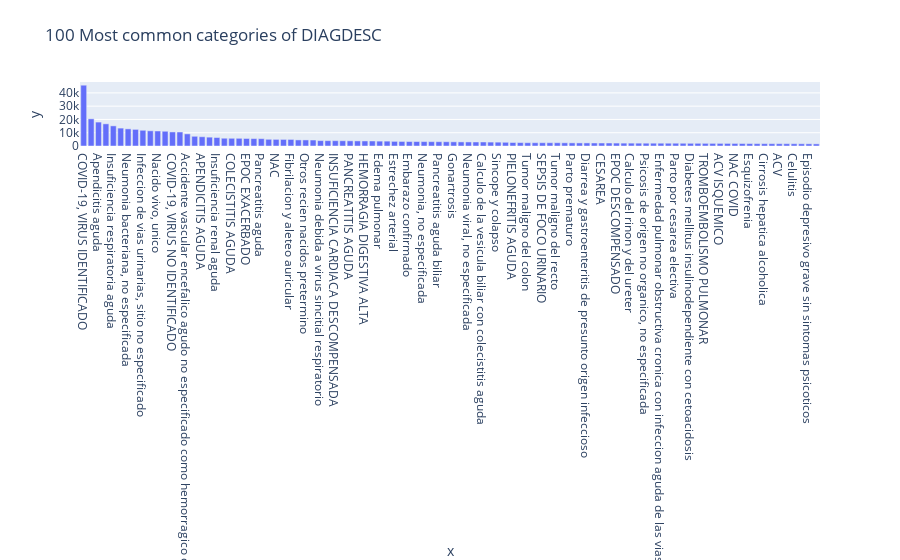

Source (notebook cell):
### Code cell
profile_serie(main_db['DIAGDESC'])

### Figure 1 — Plotly figure (JSON) as saved in the notebook; plotly's stock layout.template omitted (floating-point values rounded to 4 significant figures)
{"data": [{"alignmentgroup": "True", "hovertemplate": "x=%{x}<br>y=%{y}<extra></extra>", "legendgroup": "", "marker": {"color": "#636efa", "pattern": {"shape": ""}}, "name": "", "offsetgroup": "", "orientation": "v", "showlegend": false, "textposition": "auto", "type": "bar", "x": ["COVID-19, VIRUS IDENTIFICADO", "Infarto agudo del miocardio", "Apendicitis aguda", "Parto unico espontaneo", "Insuficiencia respiratoria aguda", "Colecistitis aguda", "Neumonia bacteriana, no especificada", "Infarto cerebral", "Infeccion de vias urinarias, sitio no especificado", "Hiperplasia de la prostata", "Nacido vivo, unico", "Insuficiencia cardiaca congestiva", "COVID-19, VIRUS NO IDENTIFICADO", "Bronconeumonia, no especificada", "Accidente vascular encefalico agudo no especificado como hemorragico o isquemico", "Enfermedad pulmonar obstructiva cronica con exacerbacion aguda, no especificada", "APENDICITIS AGUDA", "Colelitiasis", "Insuficiencia renal aguda", "NEUMONIA", "COLECISTITIS AGUDA", "Parto unico espontaneo, presentacion cefalica de vertice", "EPOC EXACERBADO", "PIE DIABETICO", "Pancreatitis aguda", "COLEDOCOLITIASIS", "NAC", "Insuficiencia cardiaca", "Fibrilacion y aleteo auricular", "NAC ATS III", "Otros recien nacidos pretermino", "Embolia pulmonar", "Neumonia debida a virus sincitial respiratorio", "INSUFICIENCIA RESPIRATORIA AGUDA", "INSUFICIENCIA CARDIACA DESCOMPENSADA", "Fractura del cuello del femur", "PANCREATITIS AGUDA", "Fractura pertrocanteriana", "HEMORRAGIA DIGESTIVA ALTA", "Insuficiencia renal cronica", "Edema pulmonar", "SCA SSDST", "Estrechez arterial", "COLELITIASIS", "Embarazo confirmado", "ITU", "Neumonia, no especificada", "ICC DESCOMPENSADA", "Pancreatitis aguda biliar", "Tumor maligno del estomago", "Gonartrosis", "INSUFICIENCIA RESPIRATORIA", "Neumonia viral, no especificada", "Neumonia debida a otros virus", "Calculo de la vesicula biliar con colecistitis aguda", "NAAS", "Sincope y colapso", "HDA", "PIELONEFRITIS AGUDA", "Coxartrosis", "Tumor maligno del colon", "Derrame pleural no clasificado en otra parte", "SEPSIS DE FOCO URINARIO", "Angina inestable", "Tumor maligno del recto", "Celulitis de otras partes de los miembros", "Parto prematuro", "OBSTRUCCION INTESTINAL", "Diarrea y gastroenteritis de presunto origen infeccioso", "Neumonia bacteriana no clasificada en otra parte", "CESAREA", "PNA", "EPOC DESCOMPENSADO", "Tumor maligno de la prostata", "Calculo del rinon y del ureter", "SEPSIS FOCO URINARIO", "Psicosis de origen no organico, no especificada", "Asma", "Enfermedad pulmonar obstructiva cronica con infeccion aguda de las vias respiratorias inferiores", "NEUMONIA COVID", "Parto por cesarea electiva", "Enfermedad cardiaca hipertensiva con insuficiencia cardiaca (congestiva)", "Diabetes mellitus insulinodependiente con cetoacidosis", "Calculo del ureter", "TROMBOEMBOLISMO PULMONAR", "ENCEFALOPATIA HEPATICA", "ACV ISQUEMICO", "Hemorragia gastrointestinal, no especificada", "NAC COVID", "Colangitis", "Esquizofrenia", "SINDROME CORONARIO AGUDO", "Cirrosis hepatica alcoholica", "NEUMONIA ASPIRATIVA", "ACV", "Infeccion debida a coronavirus, sin otra especificacion", "Celulitis", "Varices esofagicas con hemorragia", "Episodio depresivo grave sin sintomas psicoticos", "ICC"], "xaxis": "x", "y": [45781, 20460, 18013, 16684, 15164, 13480, 12902, 12516, 11842, 11447, 11304, 11100, 10581, 10539, 9125, 7310, 6976, 6663, 6382, 5851, 5807, 5794, 5665, 5576, 5528, 5051, 4986, 4954, 4945, 4587, 4561, 4494, 4059, 4017, 4001, 3953, 3897, 3837, 3796, 3775, 3668, 3662, 3478, 3423, 3356, 3342, 3321, 3275, 3241, 3218, 3146, 3084, 3055, 3037, 3029, 2945, 2899, 2790, 2635, 2569, 2480, 2475, 2468, 2468, 2460, 2401, 2353, 2310, 2308, 2279, 2255, 2250, 2208, 2162, 2154, 2128, 2105, 2105, 2098, 2097, 2086, 2053, 2025, 2025, 1996, 1964, 1959, 1942, 1927, 1868, 1832, 1783, 1768, 1755, 1745, 1740, 1724, 1678, 1651, 1599], "yaxis": "y"}], "layout": {"barmode": "relative", "legend": {"tracegroupgap": 0}, "title": {"text": "100 Most common categories of DIAGDESC"}, "xaxis": {"anchor": "y", "domain": [0, 1], "title": {"text": "x"}}, "yaxis": {"anchor": "x", "domain": [0, 1], "title": {"text": "y"}}}}
